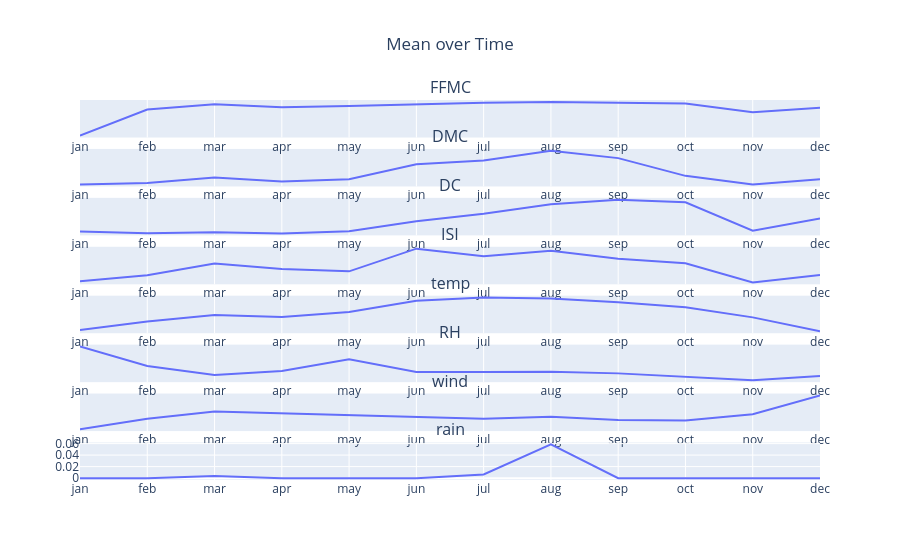

The notebook cell this image was saved under:
### Code cell
cols = df.columns[4:12]
ncol = len(cols)

fig = make_subplots(rows=ncol, cols=1,
                    subplot_titles=cols,
                    vertical_spacing=0.03,
                   )

for col in range(ncol):
    fig.append_trace(px.line(mnt_mean,x=mnt_mean.index,y=cols[col])['data'][0],row=col+1,col=1)
    fig.update_yaxes(visible=False,row=col,col=1)
fig.update_layout(showlegend=False,height=ncol*300,title='Mean over Time',title_x=.5)

### Figure 1 — Plotly figure (JSON) as saved in the notebook; plotly's stock layout.template omitted (floating-point values rounded to 4 significant figures)
{"data": [{"hovertemplate": "month=%{x}<br>FFMC=%{y}<extra></extra>", "legendgroup": "", "line": {"color": "#636efa", "dash": "solid"}, "marker": {"symbol": "circle"}, "mode": "lines", "name": "", "orientation": "v", "showlegend": false, "type": "scatter", "x": ["jan", "feb", "mar", "apr", "may", "jun", "jul", "aug", "sep", "oct", "nov", "dec"], "xaxis": "x", "y": [50.4, 82.91, 89.44, 85.79, 87.35, 89.43, 91.33, 92.34, 91.24, 90.45, 79.5, 84.97], "yaxis": "y"}, {"hovertemplate": "month=%{x}<br>DMC=%{y}<extra></extra>", "legendgroup": "", "line": {"color": "#636efa", "dash": "solid"}, "marker": {"symbol": "circle"}, "mode": "lines", "name": "", "orientation": "v", "showlegend": false, "type": "scatter", "x": ["jan", "feb", "mar", "apr", "may", "jun", "jul", "aug", "sep", "oct", "nov", "dec"], "xaxis": "x2", "y": [2.4, 9.475, 34.54, 15.91, 26.7, 93.38, 110.4, 153.7, 120.9, 41.42, 3, 26.12], "yaxis": "y2"}, {"hovertemplate": "month=%{x}<br>DC=%{y}<extra></extra>", "legendgroup": "", "line": {"color": "#636efa", "dash": "solid"}, "marker": {"symbol": "circle"}, "mode": "lines", "name": "", "orientation": "v", "showlegend": false, "type": "scatter", "x": ["jan", "feb", "mar", "apr", "may", "jun", "jul", "aug", "sep", "oct", "nov", "dec"], "xaxis": "x3", "y": [90.35, 54.67, 75.94, 48.56, 93.75, 297.7, 450.6, 641.1, 734.6, 681.7, 106.7, 351.2], "yaxis": "y3"}, {"hovertemplate": "month=%{x}<br>ISI=%{y}<extra></extra>", "legendgroup": "", "line": {"color": "#636efa", "dash": "solid"}, "marker": {"symbol": "circle"}, "mode": "lines", "name": "", "orientation": "v", "showlegend": false, "type": "scatter", "x": ["jan", "feb", "mar", "apr", "may", "jun", "jul", "aug", "sep", "oct", "nov", "dec"], "xaxis": "x4", "y": [1.45, 3.35, 7.107, 5.378, 4.6, 11.78, 9.394, 11.07, 8.577, 7.147, 1.1, 3.467], "yaxis": "y4"}, {"hovertemplate": "month=%{x}<br>temp=%{y}<extra></extra>", "legendgroup": "", "line": {"color": "#636efa", "dash": "solid"}, "marker": {"symbol": "circle"}, "mode": "lines", "name": "", "orientation": "v", "showlegend": false, "type": "scatter", "x": ["jan", "feb", "mar", "apr", "may", "jun", "jul", "aug", "sep", "oct", "nov", "dec"], "xaxis": "x5", "y": [5.25, 9.635, 13.08, 12.04, 14.65, 20.49, 22.11, 21.63, 19.61, 17.09, 11.8, 4.522], "yaxis": "y5"}, {"hovertemplate": "month=%{x}<br>RH=%{y}<extra></extra>", "legendgroup": "", "line": {"color": "#636efa", "dash": "solid"}, "marker": {"symbol": "circle"}, "mode": "lines", "name": "", "orientation": "v", "showlegend": false, "type": "scatter", "x": ["jan", "feb", "mar", "apr", "may", "jun", "jul", "aug", "sep", "oct", "nov", "dec"], "xaxis": "x6", "y": [89, 55.7, 40, 46.89, 67, 45.12, 45.12, 45.49, 42.84, 37.47, 31, 38.44], "yaxis": "y6"}, {"hovertemplate": "month=%{x}<br>wind=%{y}<extra></extra>", "legendgroup": "", "line": {"color": "#636efa", "dash": "solid"}, "marker": {"symbol": "circle"}, "mode": "lines", "name": "", "orientation": "v", "showlegend": false, "type": "scatter", "x": ["jan", "feb", "mar", "apr", "may", "jun", "jul", "aug", "sep", "oct", "nov", "dec"], "xaxis": "x7", "y": [2, 3.755, 4.969, 4.667, 4.45, 4.135, 3.734, 4.086, 3.558, 3.46, 4.5, 7.644], "yaxis": "y7"}, {"hovertemplate": "month=%{x}<br>rain=%{y}<extra></extra>", "legendgroup": "", "line": {"color": "#636efa", "dash": "solid"}, "marker": {"symbol": "circle"}, "mode": "lines", "name": "", "orientation": "v", "showlegend": false, "type": "scatter", "x": ["jan", "feb", "mar", "apr", "may", "jun", "jul", "aug", "sep", "oct", "nov", "dec"], "xaxis": "x8", "y": [0, 0, 0.003704, 0, 0, 0, 0.00625, 0.0587, 0, 0, 0, 0], "yaxis": "y8"}], "layout": {"annotations": [{"font": {"size": 16}, "showarrow": false, "text": "FFMC", "x": 0.5, "xanchor": "center", "xref": "paper", "y": 1, "yanchor": "bottom", "yref": "paper"}, {"font": {"size": 16}, "showarrow": false, "text": "DMC", "x": 0.5, "xanchor": "center", "xref": "paper", "y": 0.8712, "yanchor": "bottom", "yref": "paper"}, {"font": {"size": 16}, "showarrow": false, "text": "DC", "x": 0.5, "xanchor": "center", "xref": "paper", "y": 0.7425, "yanchor": "bottom", "yref": "paper"}, {"font": {"size": 16}, "showarrow": false, "text": "ISI", "x": 0.5, "xanchor": "center", "xref": "paper", "y": 0.6138, "yanchor": "bottom", "yref": "paper"}, {"font": {"size": 16}, "showarrow": false, "text": "temp", "x": 0.5, "xanchor": "center", "xref": "paper", "y": 0.485, "yanchor": "bottom", "yref": "paper"}, {"font": {"size": 16}, "showarrow": false, "text": "RH", "x": 0.5, "xanchor": "center", "xref": "paper", "y": 0.3563, "yanchor": "bottom", "yref": "paper"}, {"font": {"size": 16}, "showarrow": false, "text": "wind", "x": 0.5, "xanchor": "center", "xref": "paper", "y": 0.2275, "yanchor": "bottom", "yref": "paper"}, {"font": {"size": 16}, "showarrow": false, "text": "rain", "x": 0.5, "xanchor": "center", "xref": "paper", "y": 0.09875, "yanchor": "bottom", "yref": "paper"}], "autosize": true, "showlegend": false, "title": {"text": "Mean over Time", "x": 0.5}, "xaxis": {"anchor": "y", "autorange": true, "domain": [0, 1], "range": [0, 11], "type": "category"}, "xaxis2": {"anchor": "y2", "autorange": true, "domain": [0, 1], "range": [0, 11], "type": "category"}, "xaxis3": {"anchor": "y3", "autorange": true, "domain": [0, 1], "range": [0, 11], "type": "category"}, "xaxis4": {"anchor": "y4", "autorange": true, "domain": [0, 1], "range": [0, 11], "type": "category"}, "xaxis5": {"anchor": "y5", "autorange": true, "domain": [0, 1], "range": [0, 11], "type": "category"}, "xaxis6": {"anchor": "y6", "autorange": true, "domain": [0, 1], "range": [0, 11], "type": "category"}, "xaxis7": {"anchor": "y7", "autorange": true, "domain": [0, 1], "range": [0, 11], "type": "category"}, "xaxis8": {"anchor": "y8", "autorange": true, "domain": [0, 1], "range": [0, 11], "type": "category"}, "yaxis": {"anchor": "x", "autorange": true, "domain": [0.9012, 1], "range": [48.07, 94.67], "type": "linear", "visible": false}, "yaxis2": {"anchor": "x2", "autorange": true, "domain": [0.7725, 0.8712], "range": [-6.007, 162.1], "type": "linear", "visible": false}, "yaxis3": {"anchor": "x3", "autorange": true, "domain": [0.6438, 0.7425], "range": [10.44, 772.7], "type": "linear", "visible": false}, "yaxis4": {"anchor": "x4", "autorange": true, "domain": [0.515, 0.6138], "range": [0.5069, 12.37], "type": "linear", "visible": false}, "yaxis5": {"anchor": "x5", "autorange": true, "domain": [0.3862, 0.485], "range": [3.545, 23.09], "type": "linear", "visible": false}, "yaxis6": {"anchor": "x6", "autorange": true, "domain": [0.2575, 0.3563], "range": [27.78, 92.22], "type": "linear", "visible": false}, "yaxis7": {"anchor": "x7", "autorange": true, "domain": [0.1288, 0.2275], "range": [1.686, 7.958], "type": "linear", "visible": false}, "yaxis8": {"anchor": "x8", "autorange": true, "domain": [0, 0.09875], "range": [-0.003261, 0.06196], "type": "linear"}}}
